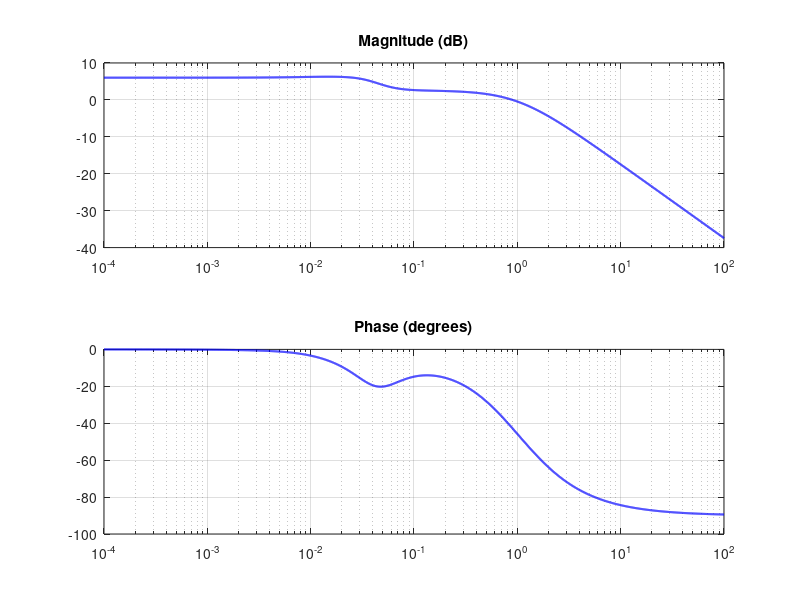

Here is the MATLAB script that generated this plot: (Note: this script raises an error after producing the figure.)
%% The AAA algorithm for system identification
% Stefano Costa, August 2021

%%
% (Chebfun example applics/Bode2tf.m)
% [Tags: #AAA]

%%
% The AAA algorithm provides a natural way to identify LTI (linear time-invariant)
% system parameters such as
% poles, zeros and DC gain from Bode plots. For example, consider the 4th order system
% $$ G(s) = 2\frac{(1+105s)(1+\frac{1.4}{0.05}s+\frac{1}{0.05^2}s^2)}{(1+100s)(1+\frac{1.4}{0.04}s+\frac{1}{0.04^2}s^2)(1+s)} $$
Nc = [8.4e4 6.68e3 2.66e2 2];             % numerator coefficients
Dc = [6.25e4 6.6625e4 4.26e3 1.36e2 1];   % denominator coefficients
N = @(s) Nc*s.^[3:-1:0]';
D = @(s) Dc*s.^[4:-1:0]';
G = @(s) N(s(:))./D(s(:));                % system transfer function

%%
% for which we have the following:
pol = roots(Dc), zer = roots(Nc), DCgain = abs(G(0))

%%
% Let's sample some values in the frequency range $10^{-4}\leq \omega \leq 10^2$, and
% draw the Bode plots of magnitude and phase:
w = logspace(-4,2,3000);
mag = abs(G(i*w)); ph = -angle(G(i*w));
LW = 'linewidth'; LO = 'location'; SW = 'southwest';
subplot(211), semilogx(w,20*log10(mag),'b-',LW,1.5), grid on, title('Magnitude (dB)')
subplot(212), semilogx(w,ph*180/pi,'b-',LW,1.5), grid on, title('Phase (degrees)')

%%
% Given magnitude and phase, an approximation $H(s)$ for $G(s)$ is readily obtained by
% AAA approximation of the complex signal. Samples are mirrored in order to enforce
% symmetry.
wA = [-fliplr(w) w]; magA = [fliplr(mag) mag]; phA = [-fliplr(ph) ph];
GA = magA.*exp(i*phA);            % complex signal
[H,polA,resA,zerA] = aaa(GA,i*wA);
polA, zerA, DCgainA = abs(H(0))   % relevant parameters
subplot(211), hold on, semilogx(w,20*log10(abs(H(i*w))),'k--',LW,1.5)
legend('G(s)','AAA',LO,SW)
subplot(212), hold on, semilogx(w,angle(H(i*w))*180/pi,'k--',LW,1.5)
legend('G(s)','AAA',LO,SW)

%%
% Also, $H(s)$ features negligible errors in initial data:
err_mag = norm(mag-abs(H(i*w)),inf)
err_ph = norm(ph-angle(H(i*w)),inf)

%% 
% The following means of recomputing poles will play a key role in what follows.
% In the case when they aren't computed in complex conjugate pairs, which is a necessary
% condition for $H(s)$ to represent a physical model, we discard the imaginary parts
% of the corresponding polynomials and extract the new roots (poles). Here, poles
% and zeros do match:
[NcA,DcA] = residue(resA,polA,[]);
polA = roots(real(DcA)), zerA = roots(real(NcA))

%%
% Now let's complicate things a little bit. A reduced order approximation, useful in
% applications to simplify analysis and control design, is obtained by calling the AAA
% algorithm with a low degree.
% 20 Lawson iterations under the hood place our scarce resource (poles) at best, though not
% necessarily in complex conjugate pairs, hence we force a recomputation, and
% eventually solve a least-squares problem. This idea is actually a variant of the AAA-LS
% method fully described in [1], so we'll call it the same. 

%%
% Going back to our approximation problem, with a 2nd order
% reduction we expect two real distinct poles for the reduced $H_r(s)$. Note that in this
% case a straightforward zero-pole (over)simplification, leaving with $1/(1+s)$, wouldn't
% be really acceptable, and AAA-LS finds a decent compromise:
[~,polAr] = aaa(GA,i*wA,'degree',2);
polAr = roots(real(poly(polAr)));   % pole recomputation
d = min(abs(i*wA(:)-polAr.'),[],1);
Q = d./(i*wA(:)-polAr.');
c = Q\GA.';                         % solve LS problem, new residues c
Hr = @(s) [d./(s(:)-polAr.')]*c;
[NAr] = residue(c,polAr,[]);
zerAr = roots(real(NAr)), polAr, DCgainAr = abs(Hr(0))
subplot(211), semilogx(w,20*log10(abs(Hr(i*w))),'c-',LW,1.5), hold off
legend('G(s)','AAA','reduced order AAA',LO,SW)
subplot(212), semilogx(w,angle(Hr(i*w))*180/pi,'c-',LW,1.5), hold off
legend('G(s)','AAA','reduced order AAA',LO,SW)

%%
% To see how good AAA-LS actually is, consider the scalar example with noise found in [2],
% i.e. $$ f(s) = (s-1)/(s^2+s+2) $$. The function is sampled at 500 logarithmically spaced points
% in the interval [0.1 10], and then normally distributed noise with a standard deviation
% of $10^{-2}$ is added:
Nc = [1 -1]; Dc = [1 1 2];
N = @(s) Nc*s.^[1 0]';
D = @(s) Dc*s.^[2 1 0]';
f = @(s) N(s(:))./D(s(:));
w = logspace(-1,1,500); mag = abs(f(i*w)); ph = -angle(f(i*w));
mag = mag+0.01*randn(1,length(mag)); ph = ph+0.01*randn(1,length(ph));
subplot(211), semilogx(w,20*log10(mag),'r-',LW,1.5), grid on, title('Magnitude (dB)')
subplot(212), semilogx(w,ph*180/pi,'r-',LW,1.5), grid on, title('Phase (degrees)')

%%
% We compute a rational approximant of degree only 2 using the above method. The AAA-LS approximant
% shows no significant deviations from the measurements, at least in the eyeball norm. This
% time the number of Lawson iterations is
% increased, to enhance their filtering effect:
wn = [-fliplr(w) w]; magn = [fliplr(mag) mag]; phn = [-fliplr(ph) ph];
fn = magn.*exp(i*phn);
[~,poln] = aaa(fn,i*wn,'degree',2,'lawson',30);
poln(find(real(poln)>0)) = -1;   % force system stability
poln = roots(real(poly(poln)));
dn = min(abs(i*wn(:)-poln.'),[],1);
Qn = dn./(i*wn(:)-poln.');
cn = Qn\fn.';
Hn = @(s) [dn./(s(:)-poln.')]*cn;
subplot(211), hold on, semilogx(w,20*log10(abs(Hn(i*w))),'b-',LW,1.5), hold off
legend('Noisy data','AAA approximant',LO,SW)
subplot(212), hold on, semilogx(w,angle(Hn(i*w))*180/pi,'b-',LW,1.5), hold off
legend('Noisy data','AAA approximant',LO,SW)

%%
% The poles are decently approximated, even in these perturbed conditions, as shown by the
% coefficients of the denominator:
Dcn = poly(poln)

%%
% The AAA-LS approximant effectively estimates the additive noise rather accurately,
% both on magnitude and phase:
subplot(211), loglog(w,abs(mag(:)-abs(Hn(i*w))),'r-',LW,1), grid on
title('Estimated noise in magnitude'), axis([min(w) max(w) 1e-5 1e-1]);
subplot(212), loglog(w,abs(ph(:)-angle(Hn(i*w))),'r-',LW,1), grid on
title('Estimated noise in phase'), axis([min(w) max(w) 1e-5 1e-1]);

%%
% [1] S. Costa and L. N. Trefethen,
% AAA-least squares rational approximation and solution of Laplace problems,
% Proceedings of the 8ECM, 2021.
%
% [2] I. V. Gosea and S. G&uuml;ttel,
% Algorithms for the rational approximation of matrix-valued functions,
% arXiv:2003.06410v2, 2021.
